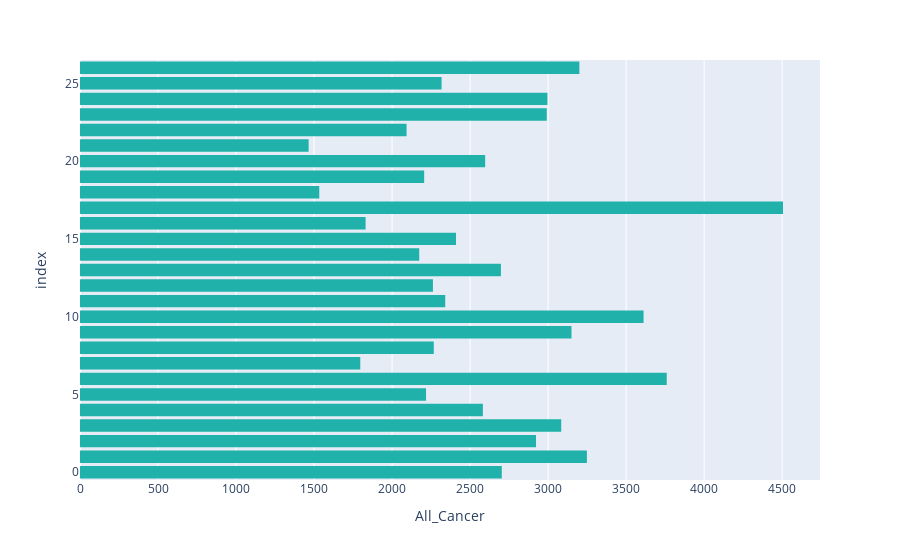

Here is the notebook cell this chart was saved with:
### Markdown cell above
Here I used sort_values so it will show me only the column 'All_cancer'

### Code cell
fig = px.bar(DF_raw,
            x='All_Cancer',
            color_discrete_sequence=['lightseagreen'])
fig.update_traces(dict(marker_line_width=0))
fig.show()

### Figure 1 — Plotly figure (JSON) as saved in the notebook; plotly's stock layout.template omitted (floating-point values rounded to 4 significant figures)
{"data": [{"alignmentgroup": "True", "hovertemplate": "All_Cancer=%{x}<br>index=%{y}<extra></extra>", "legendgroup": "", "marker": {"color": "lightseagreen", "line": {"width": 0}, "pattern": {"shape": ""}}, "name": "", "offsetgroup": "", "orientation": "h", "showlegend": false, "textposition": "auto", "type": "bar", "x": [2703.0, 3249.0, 2923.0, 3084.0, 2582.0, 2218.0, 3760.0, 1796.0, 2267.0, 3150.0, 3612.0, 2341.0, 2262.0, 2698.0, 2174.0, 2410.0, 1830.0, 4505.0, 1534.0, 2206.0, 2597.0, 1465.0, 2093.0, 2992.0, 2996.0, 2317.0, 3200.0], "xaxis": "x", "y": [0, 1, 2, 3, 4, 5, 6, 7, 8, 9, 10, 11, 12, 13, 14, 15, 16, 17, 18, 19, 20, 21, 22, 23, 24, 25, 26], "yaxis": "y"}], "layout": {"autosize": true, "barmode": "relative", "legend": {"tracegroupgap": 0}, "margin": {"t": 60}, "xaxis": {"anchor": "y", "autorange": true, "domain": [0, 1], "range": [0, 4743.0], "title": {"text": "All_Cancer"}, "type": "linear"}, "yaxis": {"anchor": "x", "autorange": true, "domain": [0, 1], "range": [-0.5, 26.5], "title": {"text": "index"}, "type": "linear"}}}
